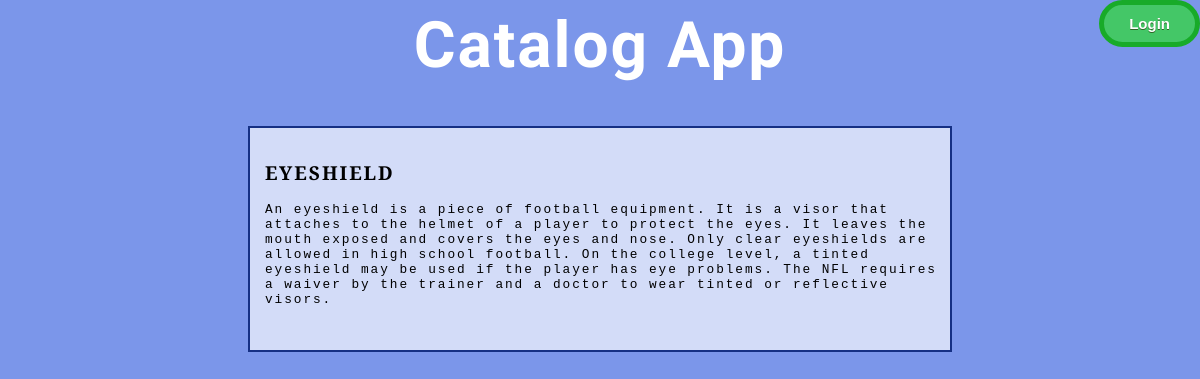
/catalog/Baseball/Eyeshield/, run on the app's committed database.
### database_setup.py (models this page shows, shortened)
class SportItem(Base):
    __tablename__ = 'sport_item'
    name = Column(String(80), nullable=False)
    id = Column(Integer, primary_key=True)
    image = Column(String(250))
    description = Column(String(1000))
    user_id = Column(String(80))
    time = Column(DateTime(False))
    sport_category_name = Column(Integer, ForeignKey('sport_category.name'))
    sport_category = relationship(SportCategory)

### catalogapp.py (the view)
@app.route('/catalog/<sport_category_name>/<sport_item_name>/')
def sportItemDescription(sport_category_name, sport_item_name):
    credentials = login_session.get('credentials')
    sport_item = session.query(SportItem).filter_by(
        sport_category_name=sport_category_name, name=sport_item_name).one()
    return render_template('ItemDescriptionPage.html',
                           sport_item=sport_item,
                           credentials=credentials)

### templates/ItemDescriptionPage.html (shortened to what this page needs)
<html>
<head>
    <link rel=stylesheet type=text/css href="{{ url_for('static', filename='styles.css')}}">
</head>
<body>
  <div id="page">
    <div id= "header">
      <div class="title"> <h1> Catalog App </h1></div>
    </div>
    <div class="login">
        {% if credentials %}
        <form action="{{ url_for('gdisconnect') }}">
          <input class= "login" type="submit" value="Logout">
        </form>
        {% else %}
        <form action="{{ url_for('showLogin') }}">
          <input class="login" type="submit" value="Login">
        </form>
        {% endif %}
    </div>
    <div id= "outerbox">
    <div id= "innerbox">
      <div class="itemdescription">
        <h2 style="text-transform: uppercase"> {{ sport_item.name }} </h2>
        <p>{{sport_item.description}}</p>
      </div>
    </div>
    </div>
  </div>
</body>
</html>

### static/styles.css (style rules this page uses)
body { font-size: 80%; font-family: "PT Serif", Courier, monospace; letter-spacing: 0.15em; text-align: center; background-color: #7b96ea; }
h1 { font-family: "Satisfy"; font-size: 500%; color:#FFFFFF; }
#outerbox { width: 700px; margin-left: auto; margin-right: auto; border: 2px solid #153084; background-color: #d3dcf8; }
#innerbox { width: 700px; margin-left: auto; margin-right: auto; padding: 15px; }
.items, .categories, #innerbox, #outerbox { height: auto; overflow:hidden; }
.itemdescription { text-align: left; width: 680px; float: left; }
input[type=submit].login { position:absolute; top:0; right:0; background-color:#44c767; -moz-border-radius:28px; -webkit-border-radius:28px; border-radius:28px; border:5px solid #18ab29; display:inline-block; cursor:pointer; color:#ffffff; font-family:Arial; font-size:15px; font-weight: bold; padding:10px 25px; text-decoration:none; text-shadow:0px 1px 0px #2f6627; }

### data on the page
SportItem: name "EYESHIELD", description "An eyeshield is a piece of football equipment. It is a visor that attaches to the helmet of a player to protect the eyes. It leaves the mouth exposed and covers the eyes and nose. Only clear eyeshields are allowed in high school football. On the college level, a tinted eyeshield may be used if the player has eye problems. The NFL requires a waiver by the trainer and a doctor to wear tinted or reflective visors."
